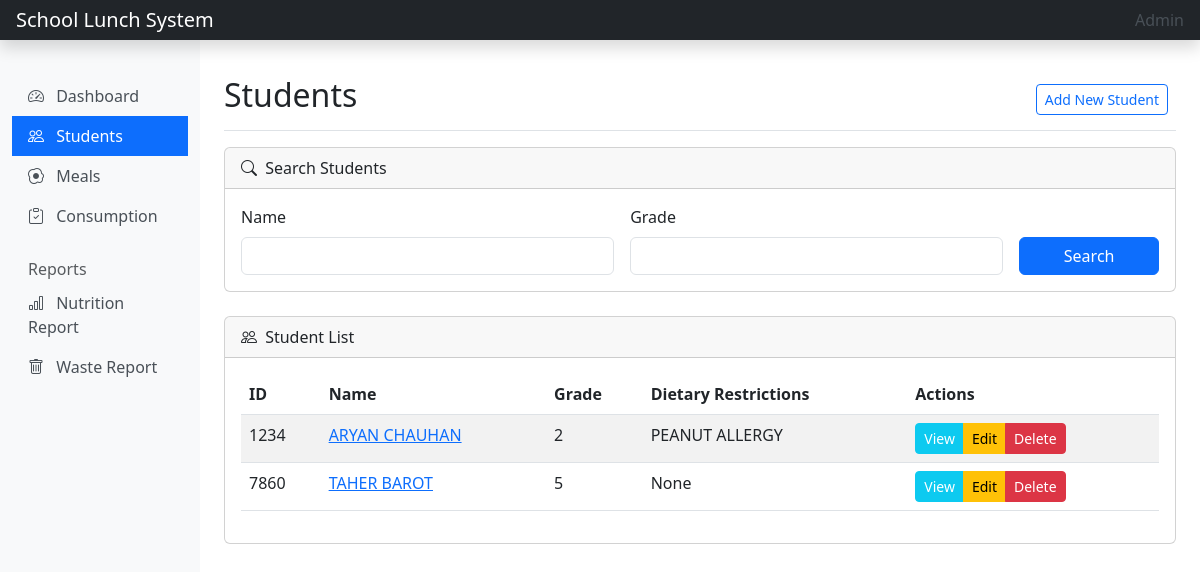
The page /meals/students/ on the database its author committed.
### meals/models.py (models this page shows, shortened)
class Student(models.Model):
    student_id = models.CharField(max_length=20, unique=True)
    name = models.CharField(max_length=100)
    grade = models.CharField(max_length=10)
    dietary_restrictions = models.TextField(blank=True)
    created_at = models.DateTimeField(auto_now_add=True)

### meals/views.py (the view, shortened to what this page needs)
# urls.py: path('students/', views.StudentListView.as_view(), name='student-list'),
class StudentListView(ListView):
    model = Student
    template_name = 'meals/student_list.html'
    context_object_name = 'students'
    def get_context_data(self, **kwargs):
        context = super().get_context_data(**kwargs)
        context['search_form'] = StudentSearchForm(self.request.GET or None)
        return context
    def get_queryset(self):
        queryset = super().get_queryset()
        form = StudentSearchForm(self.request.GET or None)
        return queryset

### meals/forms.py
class StudentSearchForm(forms.Form):
    grade = forms.CharField(required=False)
    name = forms.CharField(required=False)

### meals/templates/meals/student_list.html (shortened to what this page needs)
{% extends 'meals/base.html' %}
{% block content %}
<div class="d-flex justify-content-between flex-wrap flex-md-nowrap align-items-center pt-3 pb-2 mb-3 border-bottom">
    <h1 class="h2">Students</h1>
    <div class="btn-toolbar mb-2 mb-md-0">
        <div class="btn-group me-2">
            <a href="{% url 'student-create' %}" class="btn btn-sm btn-outline-primary">Add New Student</a>
        </div>
    </div>
</div>
<div class="card mb-4">
    <div class="card-header">
        <i class="bi bi-search me-1"></i> Search Students
    </div>
    <div class="card-body">
        <form method="get" class="row g-3">
            <div class="col-md-5">
                <label for="id_name" class="form-label">Name</label>
                <input type="text" name="name" id="id_name" class="form-control" value="{{ search_form.name.value|default:'' }}">
            </div>
            <div class="col-md-5">
                <label for="id_grade" class="form-label">Grade</label>
                <input type="text" name="grade" id="id_grade" class="form-control" value="{{ search_form.grade.value|default:'' }}">
            </div>
            <div class="col-md-2 d-flex align-items-end">
                <button type="submit" class="btn btn-primary w-100">Search</button>
            </div>
        </form>
    </div>
</div>
<div class="card">
    <div class="card-header">
        <i class="bi bi-people me-1"></i> Student List
    </div>
    <div class="card-body">
        {% if students %}
        <div class="table-responsive">
            <table class="table table-striped table-hover">
                <thead>
                    <tr>
                        <th>ID</th>
                        <th>Name</th>
                        <th>Grade</th>
                        <th>Dietary Restrictions</th>
                        <th>Actions</th>
                    </tr>
                </thead>
                <tbody>
                    {% for student in students %}
                    <tr>
                        <td>{{ student.student_id }}</td>
                        <td><a href="{% url 'student-detail' student.id %}">{{ student.name }}</a></td>
                        <td>{{ student.grade }}</td>
                        <td>{{ student.dietary_restrictions|truncatechars:30 }}</td>
                        <td>
                            <div class="btn-group btn-group-sm" role="group">
                                <a href="{% url 'student-detail' student.id %}" class="btn btn-info text-white">View</a>
                                <a href="{% url 'student-update' student.id %}" class="btn btn-warning">Edit</a>
                                <a href="{% url 'student-delete' student.id %}" class="btn btn-danger">Delete</a>
                            </div>
                        </td>
                    </tr>
                    {% endfor %}
                </tbody>
            </table>
        </div>
        {% else %}
        <p class="text-muted">No students found. <a href="{% url 'student-create' %}">Add a student</a>.</p>
        {% endif %}
    </div>
</div>
{% endblock %}

### rows shown on the page
Student: student_id "1234", name "ARYAN CHAUHAN", grade "2", dietary_restrictions "PEANUT ALLERGY"
Student: student_id "7860", name "TAHER BAROT", grade "5", dietary_restrictions "None"
